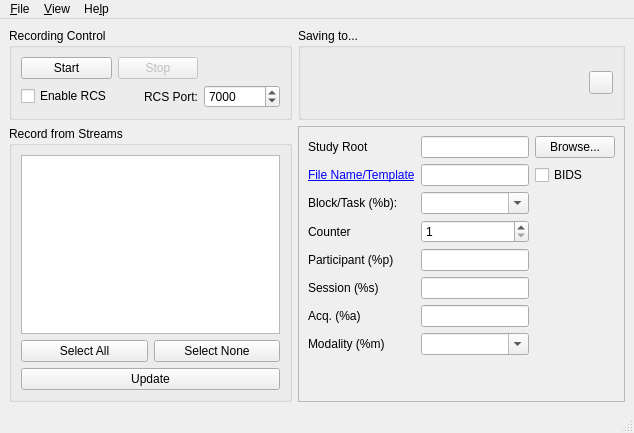
<?xml version="1.0" encoding="UTF-8"?>
<ui version="4.0">
 <class>MainWindow</class>
 <widget class="QMainWindow" name="MainWindow">
  <property name="geometry">
   <rect>
    <x>0</x>
    <y>0</y>
    <width>634</width>
    <height>433</height>
   </rect>
  </property>
  <property name="windowTitle">
   <string>Lab Recorder</string>
  </property>
  <property name="windowIcon">
   <iconset>
    <normaloff>../res/app.ico</normaloff>../res/app.ico</iconset>
  </property>
  <widget class="QWidget" name="centralwidget">
   <layout class="QGridLayout" name="gridLayout_master">
    <item row="0" column="0">
     <widget class="QGroupBox" name="groupBox_recording">
      <property name="title">
       <string>Recording Control</string>
      </property>
      <layout class="QGridLayout" name="formLayout">
       <item row="0" column="0">
        <widget class="QPushButton" name="startButton">
         <property name="text">
          <string>Start</string>
         </property>
         <property name="shortcut">
          <string>Ctrl+S</string>
         </property>
        </widget>
       </item>
       <item row="0" column="1">
        <widget class="QPushButton" name="stopButton">
         <property name="enabled">
          <bool>false</bool>
         </property>
         <property name="text">
          <string>Stop</string>
         </property>
        </widget>
       </item>
       <item row="1" column="0">
        <widget class="QCheckBox" name="rcsCheckBox">
         <property name="text">
          <string>Enable RCS</string>
         </property>
         <property name="tristate">
          <bool>false</bool>
         </property>
        </widget>
       </item>
       <item row="1" column="1">
        <widget class="QLabel" name="rcsportLabel">
         <property name="text">
          <string>RCS Port:</string>
         </property>
         <property name="alignment">
          <set>Qt::AlignRight|Qt::AlignTrailing|Qt::AlignVCenter</set>
         </property>
        </widget>
       </item>
       <item row="1" column="2">
        <widget class="QSpinBox" name="rcsport">
         <property name="minimum">
          <number>1</number>
         </property>
         <property name="maximum">
          <number>65535</number>
         </property>
         <property name="value">
          <number>7000</number>
         </property>
        </widget>
       </item>
      </layout>
     </widget>
    </item>
    <item row="2" column="0">
     <widget class="QGroupBox" name="groupBox_streams">
      <property name="title">
       <string>Record from Streams</string>
      </property>
      <layout class="QVBoxLayout" name="verticalLayout_streams">
       <item>
        <widget class="QListWidget" name="streamList">
         <property name="selectionMode">
          <enum>QAbstractItemView::SingleSelection</enum>
         </property>
         <property name="selectionBehavior">
          <enum>QAbstractItemView::SelectItems</enum>
         </property>
        </widget>
       </item>
       <item>
        <layout class="QHBoxLayout" name="horizontalLayout_streamsel">
         <item>
          <widget class="QPushButton" name="selectAllButton">
           <property name="text">
            <string>Select All</string>
           </property>
          </widget>
         </item>
         <item>
          <widget class="QPushButton" name="selectNoneButton">
           <property name="text">
            <string>Select None</string>
           </property>
          </widget>
         </item>
        </layout>
       </item>
       <item>
        <widget class="QPushButton" name="refreshButton">
         <property name="text">
          <string>Update</string>
         </property>
         <property name="shortcut">
          <string>Ctrl+U</string>
         </property>
        </widget>
       </item>
      </layout>
     </widget>
    </item>
    <item row="0" column="1">
     <widget class="QGroupBox" name="groupBox_rootFolder">
      <property name="title">
       <string>Saving to...</string>
      </property>
      <layout class="QHBoxLayout" name="horizontalLayout_studyRoot">
       <item>
        <widget class="QLabel" name="locationLabel"/>
       </item>
       <item>
        <widget class="QToolButton" name="btnRefreshPath">
         <property name="text">
          <string/>
         </property>
         <property name="icon">
          <iconset theme="view-refresh">
           <normaloff>.</normaloff>.</iconset>
         </property>
        </widget>
       </item>
      </layout>
     </widget>
    </item>
    <item row="2" column="1">
     <widget class="QScrollArea" name="scrollArea">
      <property name="widgetResizable">
       <bool>true</bool>
      </property>
      <widget class="QWidget" name="scrollAreaWidgetContents">
       <property name="geometry">
        <rect>
         <x>0</x>
         <y>0</y>
         <width>332</width>
         <height>284</height>
        </rect>
       </property>
       <layout class="QGridLayout" name="gridLayout_2">
        <item row="3" column="0">
         <widget class="QLabel" name="label_counter">
          <property name="text">
           <string>Counter</string>
          </property>
         </widget>
        </item>
        <item row="5" column="0">
         <widget class="QLabel" name="label_session">
          <property name="text">
           <string>Session (%s)</string>
          </property>
         </widget>
        </item>
        <item row="4" column="1">
         <widget class="QLineEdit" name="lineEdit_participant"/>
        </item>
        <item row="1" column="1">
         <widget class="QLineEdit" name="lineEdit_template"/>
        </item>
        <item row="5" column="1">
         <widget class="QLineEdit" name="lineEdit_session"/>
        </item>
        <item row="0" column="1">
         <widget class="QLineEdit" name="rootEdit"/>
        </item>
        <item row="2" column="0">
         <widget class="QLabel" name="label_currBlock">
          <property name="text">
           <string>Block/Task (%b):</string>
          </property>
         </widget>
        </item>
        <item row="0" column="2">
         <widget class="QPushButton" name="rootBrowseButton">
          <property name="text">
           <string>Browse...</string>
          </property>
          <property name="shortcut">
           <string>Ctrl+B</string>
          </property>
         </widget>
        </item>
        <item row="6" column="1">
         <widget class="QLineEdit" name="lineEdit_acq"/>
        </item>
        <item row="4" column="0">
         <widget class="QLabel" name="label_participant">
          <property name="text">
           <string>Participant (%p)</string>
          </property>
         </widget>
        </item>
        <item row="1" column="0">
         <widget class="QLabel" name="label_template">
          <property name="text">
           <string>&lt;a href=&quot;https://github.com/labstreaminglayer/App-LabRecorder/blob/master/doc/templates.md&quot;&gt;File Name/Template&lt;/a&gt;</string>
          </property>
          <property name="openExternalLinks">
           <bool>true</bool>
          </property>
         </widget>
        </item>
        <item row="0" column="0">
         <widget class="QLabel" name="label_studyroot">
          <property name="text">
           <string>Study Root</string>
          </property>
         </widget>
        </item>
        <item row="6" column="0">
         <widget class="QLabel" name="label_acq">
          <property name="text">
           <string>Acq. (%a)</string>
          </property>
         </widget>
        </item>
        <item row="1" column="2">
         <widget class="QCheckBox" name="check_bids">
          <property name="text">
           <string>BIDS</string>
          </property>
         </widget>
        </item>
        <item row="8" column="1">
         <spacer name="verticalSpacer">
          <property name="orientation">
           <enum>Qt::Vertical</enum>
          </property>
          <property name="sizeHint" stdset="0">
           <size>
            <width>0</width>
            <height>0</height>
           </size>
          </property>
         </spacer>
        </item>
        <item row="3" column="1">
         <widget class="QSpinBox" name="spin_counter">
          <property name="minimum">
           <number>1</number>
          </property>
          <property name="maximum">
           <number>1000</number>
          </property>
          <property name="value">
           <number>1</number>
          </property>
         </widget>
        </item>
        <item row="2" column="1">
         <widget class="QComboBox" name="input_blocktask">
          <property name="editable">
           <bool>true</bool>
          </property>
         </widget>
        </item>
        <item row="7" column="0">
         <widget class="QLabel" name="label_modality">
          <property name="text">
           <string>Modality (%m)</string>
          </property>
         </widget>
        </item>
        <item row="7" column="1">
         <widget class="QComboBox" name="input_modality">
          <property name="editable">
           <bool>true</bool>
          </property>
         </widget>
        </item>
       </layout>
      </widget>
     </widget>
    </item>
   </layout>
  </widget>
  <widget class="QMenuBar" name="menuBar">
   <property name="geometry">
    <rect>
     <x>0</x>
     <y>0</y>
     <width>634</width>
     <height>21</height>
    </rect>
   </property>
   <widget class="QMenu" name="menuFile">
    <property name="title">
     <string>&amp;File</string>
    </property>
    <addaction name="actionLoad_Configuration"/>
    <addaction name="actionSave_Configuration"/>
    <addaction name="separator"/>
    <addaction name="actionQuit"/>
   </widget>
   <widget class="QMenu" name="menuView">
    <property name="title">
     <string>&amp;View</string>
    </property>
    <addaction name="actionShow_Console"/>
    <addaction name="actionRefreshFilepath"/>
   </widget>
   <widget class="QMenu" name="menuHelp">
    <property name="title">
     <string>He&amp;lp</string>
    </property>
    <addaction name="actionAbout"/>
   </widget>
   <addaction name="menuFile"/>
   <addaction name="menuView"/>
   <addaction name="menuHelp"/>
  </widget>
  <widget class="QStatusBar" name="statusBar"/>
  <action name="actionLoad_Configuration">
   <property name="text">
    <string>&amp;Load Configuration</string>
   </property>
   <property name="shortcut">
    <string>Ctrl+L</string>
   </property>
  </action>
  <action name="actionSave_Configuration">
   <property name="text">
    <string>&amp;Save Configuration</string>
   </property>
   <property name="shortcut">
    <string>Ctrl+S</string>
   </property>
  </action>
  <action name="actionQuit">
   <property name="text">
    <string>&amp;Quit</string>
   </property>
   <property name="shortcut">
    <string>Ctrl+Q</string>
   </property>
  </action>
  <action name="actionAbout">
   <property name="text">
    <string>&amp;About</string>
   </property>
  </action>
  <action name="actionShow_Console">
   <property name="checkable">
    <bool>true</bool>
   </property>
   <property name="text">
    <string>Show Console</string>
   </property>
   <property name="shortcut">
    <string>F12</string>
   </property>
  </action>
  <action name="actionRefreshFilepath">
   <property name="text">
    <string>Refresh Filepath</string>
   </property>
  </action>
 </widget>
 <tabstops>
  <tabstop>startButton</tabstop>
  <tabstop>stopButton</tabstop>
  <tabstop>streamList</tabstop>
  <tabstop>selectAllButton</tabstop>
  <tabstop>selectNoneButton</tabstop>
  <tabstop>refreshButton</tabstop>
  <tabstop>rootEdit</tabstop>
  <tabstop>rootBrowseButton</tabstop>
  <tabstop>lineEdit_template</tabstop>
  <tabstop>check_bids</tabstop>
  <tabstop>input_blocktask</tabstop>
  <tabstop>spin_counter</tabstop>
  <tabstop>lineEdit_participant</tabstop>
  <tabstop>lineEdit_session</tabstop>
  <tabstop>lineEdit_acq</tabstop>
  <tabstop>input_modality</tabstop>
  <tabstop>scrollArea</tabstop>
 </tabstops>
 <resources/>
 <connections>
  <connection>
   <sender>btnRefreshPath</sender>
   <signal>triggered(QAction*)</signal>
   <receiver>actionRefreshFilepath</receiver>
   <slot>trigger()</slot>
   <hints>
    <hint type="sourcelabel">
     <x>603</x>
     <y>76</y>
    </hint>
    <hint type="destinationlabel">
     <x>-1</x>
     <y>-1</y>
    </hint>
   </hints>
  </connection>
 </connections>
</ui>
